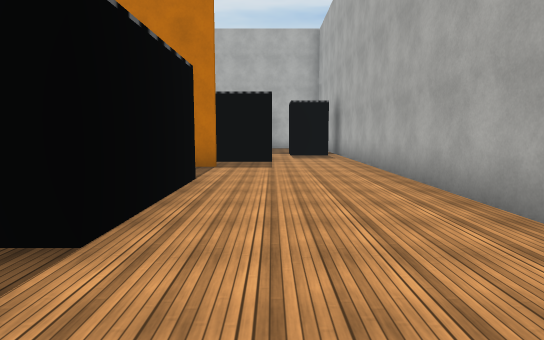
View 1 (above)

16 first-person views from a walk through a Unity game level. The camera is 1.5 m above the floor, tilts 6° down and sees 75° across. The floor is counted in squares, 2 m on a side. Each view is taken from the middle of a square. On the plan, view 1 faces up. The plan holds only what a view shows up to about 11 squares ahead; the rest is blank. The place goes on beyond the plan. The player character is not drawn. Some animated figures are not drawn. Some surface patterns are stand-ins.

View 2
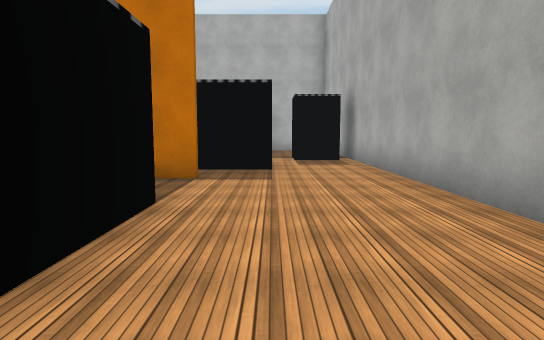

View 3
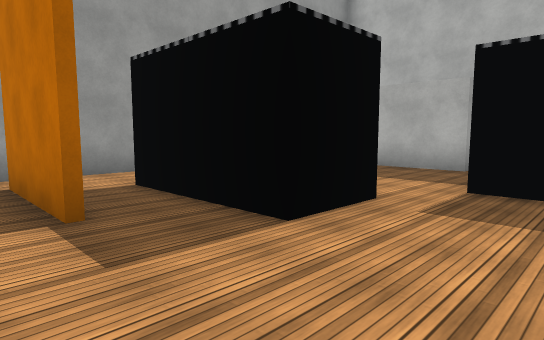

View 4
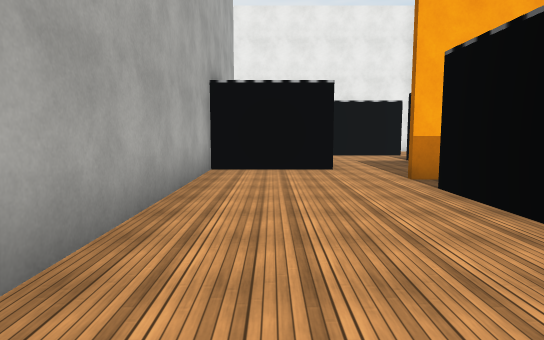

View 5
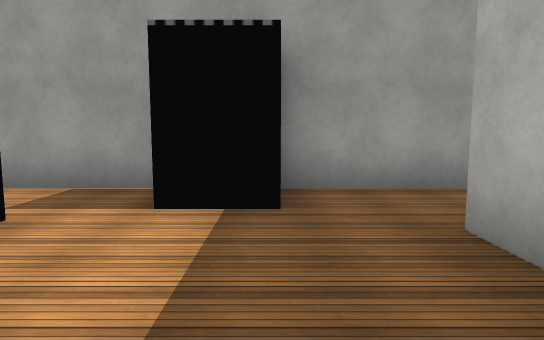

View 6
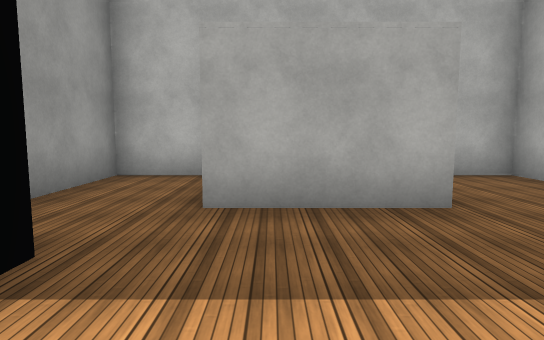

View 7
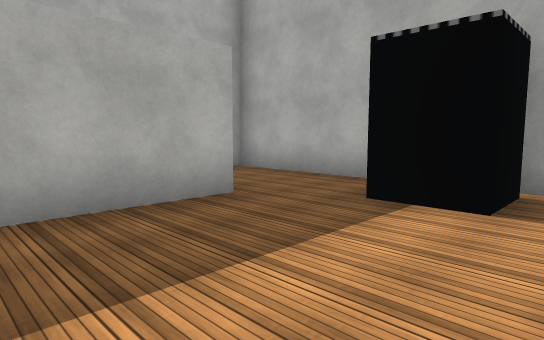

View 8
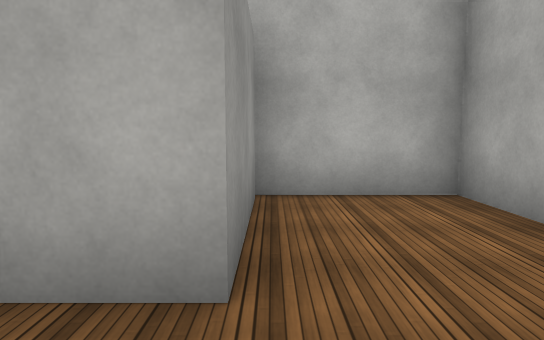

View 9
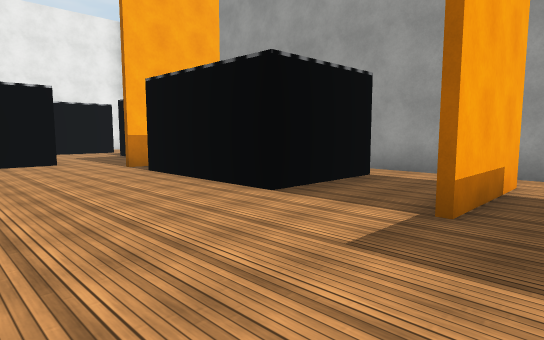

View 10
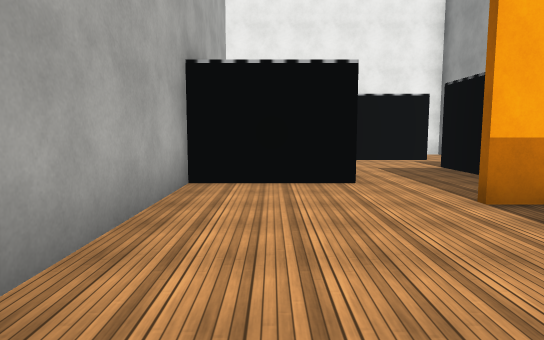

View 11
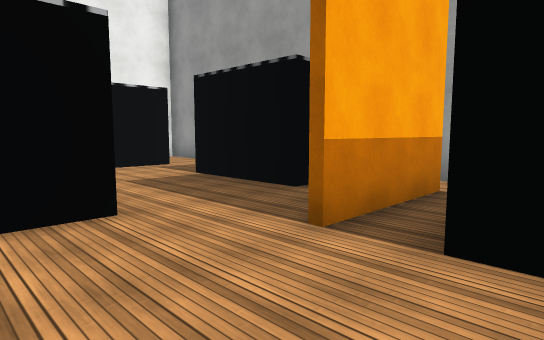

View 12
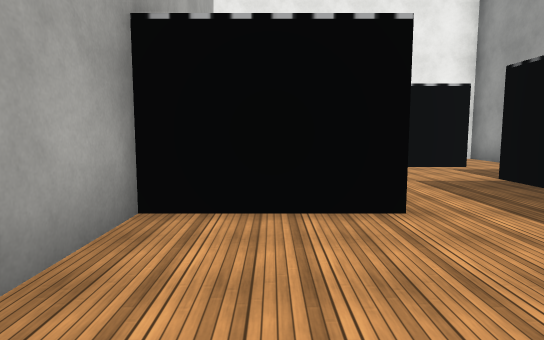

View 13
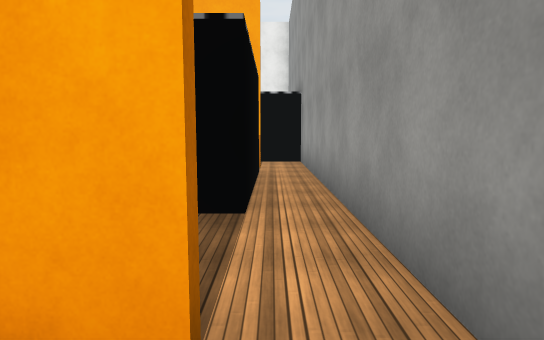

View 14
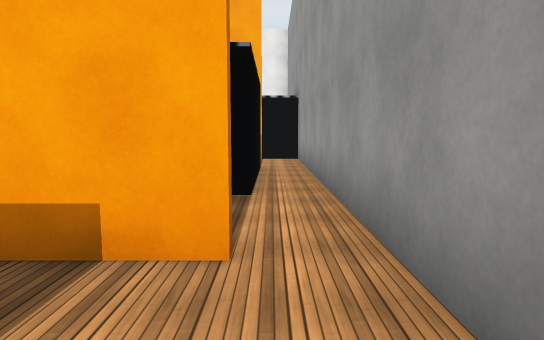

View 15
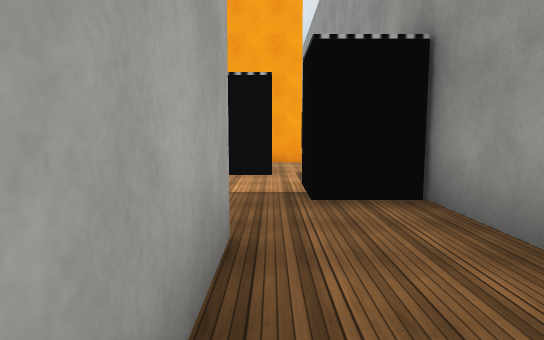

View 16
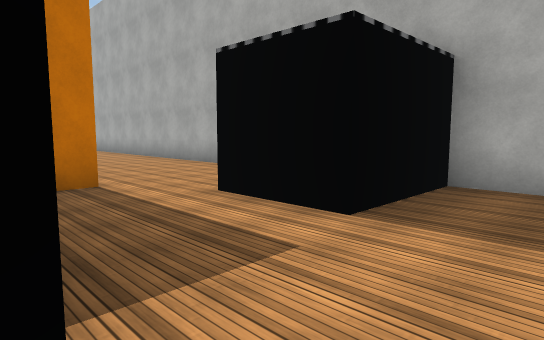

### Floor plan
Ten units are one square. View 1 is at (0, 0); x grows to the right and y downward. Boxes are objects, and circles mark ways between rooms. Rooms are numbered by the first view taken in them; rooms with no view inside come last. Other rooms are left out.
<svg viewBox="-53 -177 81 254">
<path fill="none" stroke="#000" d="M-13 -58 -13 -22M-39 -80 -12 -80M-11 -12 -19 -12M-31 -172 -48 -172 -48 -85M-4 2 23 2 23 -172 -2 -172 -2 -145 -27 -145 -27 -166M-34 48 -24 48M-48 59 -48 72M-38 -58 -25 -58M-38 -24 -38 -45M-48 -85 -48 -15M-39 -13 -12 -13M-11 -78 -38 -78M-48 -15 -48 2 -29 2"/>
<rect x="-45" y="-135" width="10" height="20" fill="#bbb"><title>other object</title></rect>
<rect x="-35" y="-105" width="20" height="10" fill="#bbb"><title>other object</title></rect>
<rect x="-15" y="-105" width="20" height="10" fill="#bbb"><title>other object</title></rect>
<rect x="5" y="-135" width="10" height="20" fill="#bbb"><title>other object</title></rect>
<circle cx="-25" cy="-20" r="3" fill="#2a7"/>
<circle cx="-25" cy="-65" r="3" fill="#2a7"/>
<circle cx="-40" cy="-80" r="3" fill="#2a7"/>
<circle cx="-30" cy="0" r="3" fill="#2a7"/>
<circle cx="-40" cy="-10" r="3" fill="#2a7"/>
<text x="0" y="-90">1</text>
<text x="-40" y="50">2</text>
<text x="-40" y="-50">3</text>
<text x="-40" y="0">4</text>
</svg>
Room 1 opens to room 3. Room 1 opens to room 4. Room 3 opens to room 4.

Where each view was taken, in squares from view 1:
view 1: 0 up, 0 right, facing up
view 2: 2 up, 0 right, facing up
view 3: 7 up, 2 right, facing up-left
view 4: 7 up, 1 right, facing down
view 5: 13 up, 0 right, facing left
view 6: 11 up, 2 left, facing up
view 7: 11 up, 3 left, facing up-right
view 8: 13 up, 0 right, facing up
view 9: 9 up, 2 right, facing down-left
view 10: 5 up, 1 right, facing down
view 11: 3 up, 1 right, facing down-left
view 12: 3 up, 1 right, facing down
view 13: 9 up, 4 left, facing down
view 14: 10 up, 4 left, facing down
view 15: 17 up, 3 left, facing down
view 16: 4 down, 3 left, facing up-right
